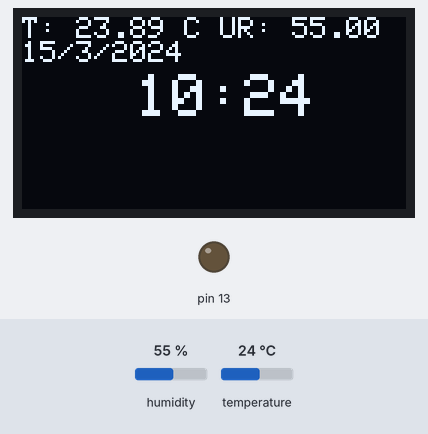
The sketch below on a simulated Arduino Uno, built with avr-gcc and run on an emulated ATmega328P. Shown: 128×64 one-colour display, output pins drawn as LEDs (lit = HIGH). Inputs (shaded band) come from the test bench; at power-on: humidity 55 %, temperature 24 °C. The display library's start-up logo is not drawn; the local clock reads 2024-03-15 10:24:30 at power-on unless the sketch sets it; what the sketch prints to the serial monitor is not drawn.

Above: at 6.2 s.
6.3 s: humidity set to 22 %
At 8.9 s:
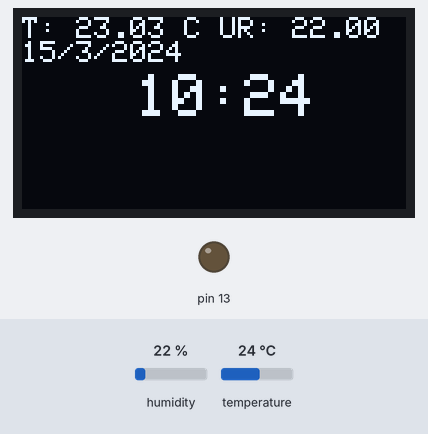
9.2 s: temperature set to 12 °C
At 10.7 s:
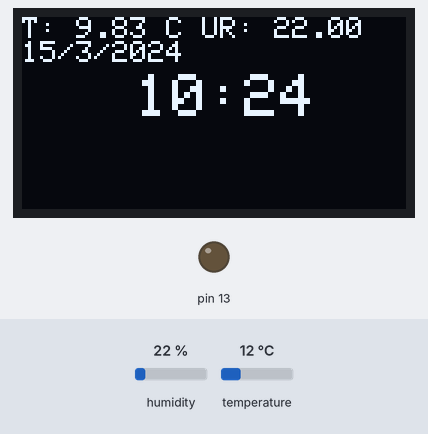
13.1 s: humidity set to 40 %
At 14.7 s:
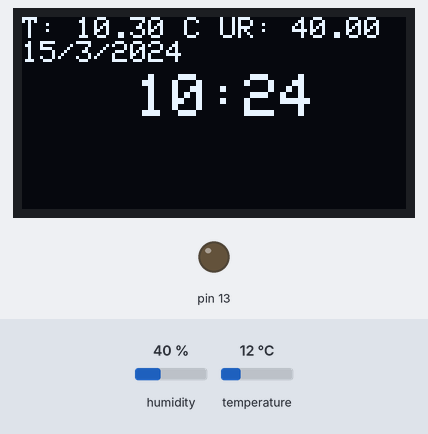
15.8 s: temperature set to 19 °C
At 17.3 s:
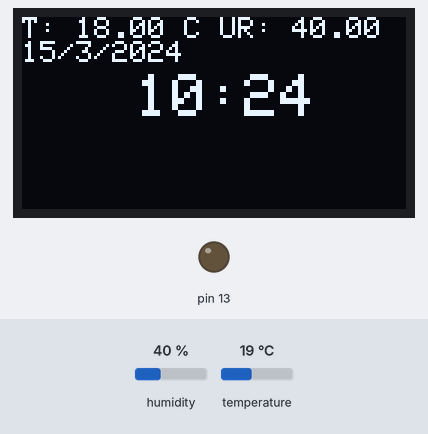
Timing chart, 0 to 18.8 s (numbered marks = the images above; inputs shaded):
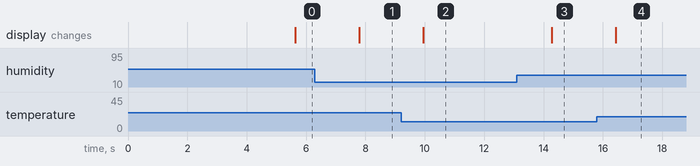

Measured:
- after the input at 6.3 s, the display: changes after 1.5 s (image 1)
- after the input at 9.2 s, the display: changes after 0.75 s (image 2)
- after the input at 13.1 s, the display: changes after 1.2 s (image 3)
- after the input at 15.8 s, the display: changes after 0.63 s (image 4)

The sketch:

AutoM_minhacasa_.ino
```cpp
#include <SoftwareSerial.h>
#include <IRremote.h> // saída pino 3

#include <Wire.h>
#include <DS3231.h>
#include "DHT.h"

#define DHTPIN A1 // pino do DHT conectado
#define DHTTYPE DHT11 // DHT 11

DS3231 rtc;              //Criação do objeto do tipo DS3231
RTCDateTime dataehora;   //Criação do objeto do tipo RTCDateTime

#include <SPI.h>
#include <Adafruit_GFX.h>
#include <Adafruit_SSD1306.h>

// If using software SPI (the default case):
#define OLED_MOSI   11
#define OLED_CLK   12
#define OLED_DC    9
#define OLED_CS    8
#define OLED_RESET 10
Adafruit_SSD1306 display(OLED_MOSI, OLED_CLK, OLED_DC, OLED_RESET, OLED_CS);

DHT dht(DHTPIN, DHTTYPE);

IRsend irsend;

SoftwareSerial bluetooth(4, 5); // RX = 4      TX = 5

String sinalbluetooth;
char caractere;
int estadolampada;
char elampada;
char canalTV;

void setup() {

  Serial.begin(9600);
  bluetooth.begin(9600);
  dht.begin();
  rtc.begin();

  display.begin(SSD1306_SWITCHCAPVCC);
  display.display();
  delay(2000);
  display.clearDisplay();
  display.setTextSize(1);
  display.setTextColor(WHITE);

  //rtc.setDateTime(__DATE__, __TIME__); // seta a hora atual no arduino

  pinMode(13, OUTPUT);
}


String leStringSerial() {
  String conteudo = "";
  char caractere;

  // Enquanto receber algo pela serial
  while (bluetooth.available() > 0) {

    // Lê byte da serial
    caractere = bluetooth.read();

    // Ignora caractere de quebra de linha
    if (caractere != "\n") {

      // Concatena valores
      conteudo.concat(caractere);
    }
    // Aguarda buffer serial ler próximo caractere
    delay(10);
  }
  Serial.print("Recebi: ");
  Serial.println(conteudo);

  return conteudo;
}


void loop() {

  estadolampada = digitalRead(13);


  if (bluetooth.available()) {

    sinalbluetooth = leStringSerial();
    //Serial.println(sinalbluetooth);

    if (sinalbluetooth == "LUZDASALA" && estadolampada == 0) { //LIGA LÂMPADA
      digitalWrite(13, 1);
      bluetooth.write("L");
      delay(250);
    }

    if (sinalbluetooth == "LUZDASALA" && estadolampada == 1) { //DESLIGA LÂMPADA
      digitalWrite(13, 0);
      bluetooth.write("D");
      delay(250);
    }

    if (sinalbluetooth == "LIGATV") { //LIGA TV
      LIGATV();
      delay(250);
    }

    if (sinalbluetooth == "MENUSMART") { //LIGA TV
      MENUSMART();
    }

    if (sinalbluetooth == "SAIR") { //LIGA TV
      SAIR();
    }

    if (sinalbluetooth == "ENTRADAS") { //LIGA TV
      ENTRADAS();
    }

    if (sinalbluetooth == "PLAY") { //LIGA TV
      PLAY();
    }

    if (sinalbluetooth == "PAUSE") { //LIGA TV
      PAUSE();
    }

    if (sinalbluetooth == "STOP") { //LIGA TV
      STOP();
    }

    if (sinalbluetooth == "BACKWARD") { //LIGA TV
      BACKWARD();
    }

    if (sinalbluetooth == "FORWARD") { //LIGA TV
      FORWARD();
    }


    if (sinalbluetooth == "VOLUP") { //AUMENTA VOLUME
      RV1();
    }

    if (sinalbluetooth == "VOLDOWN") { //ABAIXA VOLUME
      RV0();
    }


    if (sinalbluetooth == "MUDO") { //MUDO
      RV();
    }

    if (sinalbluetooth == "CANALUP") { //AUMENTA CANAL
      RC1();
    }

    if (sinalbluetooth == "CANALDOWN") { //ABAIXA CANAL
      RC0();
    }

    if (sinalbluetooth == "VOLTAR") { //VOLTAR
      RVOLTAR();
    }

    if (sinalbluetooth == "OK") { //OK
      ROK();
    }

    if (sinalbluetooth == "QVIEW") { //Q.VIEW - INFO
      RQVIEW();
    }

    if (sinalbluetooth == "CIMAREC") { //CIMA
      RCIMA();
    }

    if (sinalbluetooth == "BAIXOREC") { //BAIXO
      RBAIXO();
    }

    if (sinalbluetooth == "DIREITAREC") { //DIREITA
      RDIREITA();
    }

    if (sinalbluetooth == "ESQUERDAREC") { //ESQUERDA
      RESQUERDA();
    }

    if (sinalbluetooth == "GUIDE") { //GUIDE
      RGUIDE();
    }

    if (sinalbluetooth == "1") { //BOTAO 1
      R1();
    }

    if (sinalbluetooth == "2") { //BOTAO
      R2();
    }

    if (sinalbluetooth == "3") { //BOTAO 3
      R3();
    }

    if (sinalbluetooth == "4") { //BOTAO 4
      R4();
    }

    if (sinalbluetooth == "5") { //BOTAO 5
      R5();
    }

    if (sinalbluetooth == "6") { //BOTAO 6
      R6();
    }

    if (sinalbluetooth == "7") { //BOTAO 7
      R7();
    }

    if (sinalbluetooth == "8") { //BOTAO 8
      R8();
    }

    if (sinalbluetooth == "9") { //BOTAO 9
      R9();
    }

    if (sinalbluetooth == "0") { //BOTAO 0
      R0();
    }
    sinalbluetooth = "";
  }

  ////////////////RTC e DHT/////////////////////////
  unsigned long previousMillis = 0;
  //Intervalo de medicao temperatura
  const long interval = 5000;

  unsigned long currentMillis = millis();

  static unsigned long thisMicros = 0;
  static unsigned long lastMicros = 0;

  // testa se retorno é valido, caso contrário algo está errado.

  //  if (isnan(t) || isnan(h)) {
  //    Serial.println("Failed to read from DHT");
  //  }
  //  else
  //  {
  //  Serial.print("UR: ");
  //  Serial.print(h);
  //  Serial.println(" %");
  //  Serial.print("T: ");
  //  Serial.print(s);
  //  Serial.println(" °C");
  //  }

  dataehora = rtc.getDateTime();
  Serial.print(dataehora.day);      //Imprimindo o Dia
  Serial.print("/");
  Serial.print(dataehora.month);    //Imprimindo o Mês
  Serial.print("/");
  Serial.print(dataehora.year);     //Imprimindo o Ano
  Serial.print(" ");
  Serial.print(dataehora.hour);     //Imprimindo a Hora
  Serial.print(":");
  Serial.print(dataehora.minute);   //Imprimindo o Minuto
  Serial.print(":");
  Serial.print(dataehora.second);   //Imprimindo o Segundo
  Serial.println("");
  delay(500);


  //Timer para ler o valor da temperatura
  if (currentMillis - previousMillis >= interval)
  {
    float h = dht.readHumidity();
    float t = dht.readTemperature();
    float s = dht.computeHeatIndex(t, h, false); // Real Fell
    display.setTextSize(1);
    display.clearDisplay();
    display.setCursor(0,0);
    display.print("T: ");
    display.print(s);
    display.print(" C ");
    display.print("UR: ");
    display.println(h);
    display.print(dataehora.day);
    display.print("/");
    display.print(dataehora.month);
    display.print("/");
    display.println(dataehora.year);
    display.setCursor(38,19);
    display.setTextSize(2);
    display.print(dataehora.hour);
    display.print(":");
    display.print(dataehora.minute);

    display.display();
    lastMicros = thisMicros;
    thisMicros = micros();

    Serial.print("UR: ");
    Serial.print(h);
    Serial.println(" %");
    Serial.print("T: ");
    Serial.print(t);
    Serial.println(" °C");
  }

  ////////////////FIM RTC e DHT/////////////////////////
}


// Controles TV
void LIGATV() {
  //for (int i = 0; i < 3; i++) {
  irsend.sendNEC(0x20DF10EF , 32);
  //Serial.println("Liga");
  delay(40);//}
}


void R0() {
  // for (int i = 0; i < 3; i++) {
  irsend.sendNEC(0x20DF08F7, 32);
  //Serial.println("0");
  delay(40);//}
}

void R1() {
  //   for (int i = 0; i < 3; i++) {
  irsend.sendNEC(0x20DF8877, 32);
  //Serial.println("1");
  delay(40);//}
}

void R2() {
  // for (int i = 0; i < 3; i++) {
  irsend.sendNEC(0x20DF48B7, 32);
  //Serial.println("2");
  delay(40);//}
}

void R3() {
  //    for (int i = 0; i < 3; i++) {
  irsend.sendNEC(0x20DFC837, 32);
  //Serial.println("3");
  delay(40);//}
}

void R4() {
  //  for (int i = 0; i < 3; i++) {
  irsend.sendNEC(0x20DF28D7, 32);
  //Serial.println("4");
  delay(40);//}
}

void R5() {
  //for (int i = 0; i < 3; i++) {
  irsend.sendNEC(0x20DFA857, 32);
  //Serial.println("5");
  delay(40);//}
}

void R6() {
  // for (int i = 0; i < 3; i++) {
  irsend.sendNEC(0x20DF6897, 32);
  //Serial.println("6");
  delay(40);//}
}

void R7() {
  //   for (int i = 0; i < 3; i++) {
  irsend.sendNEC(0x20DFE817, 32);
  //Serial.println("7");
  delay(40);//}
}

void R8() {
  //for (int i = 0; i < 3; i++) {
  irsend.sendNEC(0x20DF18E7, 32);
  //Serial.println("8");
  delay(40);//}
}

void R9() {
  // for (int i = 0; i < 3; i++) {
  irsend.sendNEC(0x20DF9867, 32);
  //Serial.println("9");
  delay(40);//}
}

void RV1() {
  //for (int i = 0; i < 3; i++) {
  irsend.sendNEC(0x20DF40BF, 32);
  //Serial.println("V+");
  delay(40);//}
}

void RV0() {
  //for (int i = 0; i < 3; i++) {
  irsend.sendNEC(0x20DFC03F, 32);
  //Serial.println("V-");
  delay(40);//}
}

void RV() {
  // for (int i = 0; i < 3; i++) {
  irsend.sendNEC(0x20DF906F, 32);
  //Serial.println("V");
  delay(40);//}
}

void RC1() {
  //   for (int i = 0; i < 3; i++) {
  irsend.sendNEC(0x20DF00FF, 32);
  //Serial.println("C+");
  delay(40);//}
}

void RC0() {
  //for (int i = 0; i < 3; i++) {
  irsend.sendNEC(0x20DF807F, 32);
  //Serial.println("C-");
  delay(40);//}
}

void RVOLTAR() {
  //   for (int i = 0; i < 3; i++) {
  irsend.sendNEC(0x20DF14EB, 32);
  //Serial.println("VOLTAR");
  delay(40);//}
}

void ROK() {
  //for (int i = 0; i < 3; i++) {
  irsend.sendNEC(0x20DF22DD, 32);
  //Serial.println("OK");
  delay(40);//}
}

void RQVIEW() { //q.view
  //for (int i = 0; i < 3; i++) {
  irsend.sendNEC(0x20DF58A7, 32);
  //Serial.println("Q.VIEW");
  delay(40);//}
}

void RGUIDE() { //guide
  //for (int i = 0; i < 3; i++) {
  irsend.sendNEC(0x20DFD52A, 32);
  //Serial.println("GUIDE");
  delay(40);//}
}

void RCIMA() {
  // for (int i = 0; i < 3; i++) {
  irsend.sendNEC(0x20DF02FD, 32);
  //Serial.println("CIMA");
  delay(40);//}
}

void RESQUERDA() {
  //for (int i = 0; i < 3; i++) {
  irsend.sendNEC(0x20DFE01F, 32);
  //Serial.println("ESQUERDA");
  delay(40);//}
}

void RBAIXO() {
  //for (int i = 0; i < 3; i++) {
  irsend.sendNEC(0x20DF827D, 32);
  //Serial.println("BAIXO");
  delay(40);//}
}

void RDIREITA() {
  //for (int i = 0; i < 3; i++) {
  irsend.sendNEC(0x20DF609F, 32);
  //Serial.println("DIREITA");
  delay(40);//}
}

void MENUSMART() {
  // for (int i = 0; i < 3; i++) {
  irsend.sendNEC(0x20DF3EC1, 32);
  //Serial.println("MENUSMART");
  delay(40);//}
}

void SAIR() {
  //for (int i = 0; i < 3; i++) {
  irsend.sendNEC(0x20DFDA25, 32);
  //Serial.println("SAIR");
  delay(40);//}
}

void ENTRADAS() {
  //for (int i = 0; i < 3; i++) {
  irsend.sendNEC(0x20DFD02F, 32);
  //Serial.println("ENTRADAS");
  delay(40);//}
}

void PLAY() {
  //for (int i = 0; i < 3; i++) {
  irsend.sendNEC(0x20DF0DF2, 32);
  //Serial.println("PLAY");
  delay(40);//}
}

void PAUSE() {
  //for (int i = 0; i < 3; i++) {
  irsend.sendNEC(0x20DF5DA2, 32);
  //Serial.println("PAUSE");
  delay(40);//}
}

void STOP() {
  // for (int i = 0; i < 3; i++) {
  irsend.sendNEC(0x20DF8D72, 32);
  //Serial.println("STOP");
  delay(40);//}
}

void BACKWARD() {
  //for (int i = 0; i < 3; i++) {
  irsend.sendNEC(0x20DFF10E, 32);
  //Serial.println("BACKWARD");
  delay(40);//}
}

void FORWARD() {
  //for (int i = 0; i < 3; i++) {
  irsend.sendNEC(0x20DF718E, 32);
  //Serial.println("FORWARD");
  delay(40);//}
}
```
